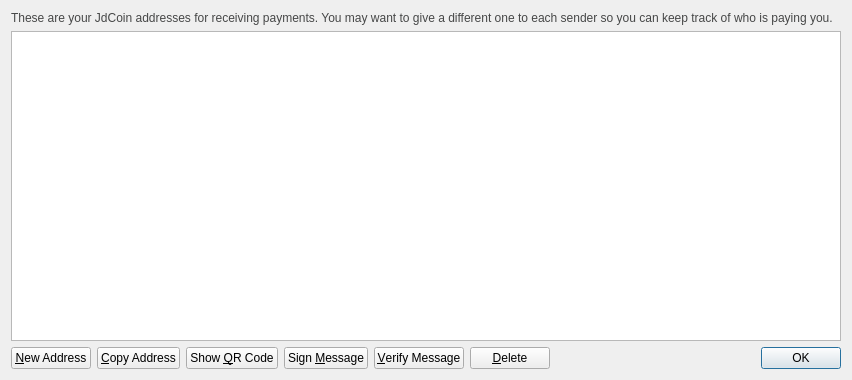
<?xml version="1.0" encoding="UTF-8"?>
<ui version="4.0">
 <class>AddressBookPage</class>
 <widget class="QWidget" name="AddressBookPage">
  <property name="geometry">
   <rect>
    <x>0</x>
    <y>0</y>
    <width>852</width>
    <height>380</height>
   </rect>
  </property>
  <property name="windowTitle">
   <string>Address Book</string>
  </property>
  <layout class="QVBoxLayout" name="verticalLayout">
   <item>
    <widget class="QLabel" name="labelExplanation">
     <property name="styleSheet">
      <string notr="true">#labelExplanation { color: #464747; }</string>
     </property>
     <property name="text">
      <string>These are your JdCoin addresses for receiving payments. You may want to give a different one to each sender so you can keep track of who is paying you.</string>
     </property>
     <property name="textFormat">
      <enum>Qt::PlainText</enum>
     </property>
     <property name="wordWrap">
      <bool>true</bool>
     </property>
    </widget>
   </item>
   <item>
    <widget class="QTableView" name="tableView">
     <property name="contextMenuPolicy">
      <enum>Qt::CustomContextMenu</enum>
     </property>
     <property name="toolTip">
      <string>Double-click to edit address or label</string>
     </property>
     <property name="tabKeyNavigation">
      <bool>false</bool>
     </property>
     <property name="alternatingRowColors">
      <bool>true</bool>
     </property>
     <property name="selectionMode">
      <enum>QAbstractItemView::SingleSelection</enum>
     </property>
     <property name="selectionBehavior">
      <enum>QAbstractItemView::SelectRows</enum>
     </property>
     <property name="sortingEnabled">
      <bool>true</bool>
     </property>
     <attribute name="verticalHeaderVisible">
      <bool>false</bool>
     </attribute>
    </widget>
   </item>
   <item>
    <layout class="QHBoxLayout" name="horizontalLayout">
     <item>
      <widget class="QPushButton" name="newAddressButton">
       <property name="toolTip">
        <string>Create a new address</string>
       </property>
       <property name="text">
        <string>&amp;New Address</string>
       </property>
       <property name="icon">
        <iconset resource="../bitcoin.qrc">
         <normaloff>:/icons/add</normaloff>:/icons/add</iconset>
       </property>
      </widget>
     </item>
     <item>
      <widget class="QPushButton" name="copyToClipboard">
       <property name="toolTip">
        <string>Copy the currently selected address to the system clipboard</string>
       </property>
       <property name="text">
        <string>&amp;Copy Address</string>
       </property>
       <property name="icon">
        <iconset resource="../bitcoin.qrc">
         <normaloff>:/icons/editcopy</normaloff>:/icons/editcopy</iconset>
       </property>
      </widget>
     </item>
     <item>
      <widget class="QPushButton" name="showQRCode">
       <property name="text">
        <string>Show &amp;QR Code</string>
       </property>
       <property name="icon">
        <iconset resource="../bitcoin.qrc">
         <normaloff>:/icons/qrcode</normaloff>:/icons/qrcode</iconset>
       </property>
      </widget>
     </item>
     <item>
      <widget class="QPushButton" name="signMessage">
       <property name="toolTip">
        <string>Sign a message to prove you own a JdCoin address</string>
       </property>
       <property name="text">
        <string>Sign &amp;Message</string>
       </property>
       <property name="icon">
        <iconset resource="../bitcoin.qrc">
         <normaloff>:/icons/edit</normaloff>:/icons/edit</iconset>
       </property>
      </widget>
     </item>
     <item>
      <widget class="QPushButton" name="verifyMessage">
       <property name="toolTip">
        <string>Verify a message to ensure it was signed with a specified JdCoin address</string>
       </property>
       <property name="text">
        <string>&amp;Verify Message</string>
       </property>
       <property name="icon">
        <iconset resource="../bitcoin.qrc">
         <normaloff>:/icons/transaction_0</normaloff>:/icons/transaction_0</iconset>
       </property>
      </widget>
     </item>
     <item>
      <widget class="QPushButton" name="deleteButton">
       <property name="toolTip">
        <string>Delete the currently selected address from the list</string>
       </property>
       <property name="text">
        <string>&amp;Delete</string>
       </property>
       <property name="icon">
        <iconset resource="../bitcoin.qrc">
         <normaloff>:/icons/remove</normaloff>:/icons/remove</iconset>
       </property>
      </widget>
     </item>
     <item>
      <spacer name="horizontalSpacer">
       <property name="orientation">
        <enum>Qt::Horizontal</enum>
       </property>
       <property name="sizeHint" stdset="0">
        <size>
         <width>40</width>
         <height>20</height>
        </size>
       </property>
      </spacer>
     </item>
     <item>
      <widget class="QDialogButtonBox" name="buttonBox">
       <property name="sizePolicy">
        <sizepolicy hsizetype="Maximum" vsizetype="Fixed">
         <horstretch>0</horstretch>
         <verstretch>0</verstretch>
        </sizepolicy>
       </property>
       <property name="standardButtons">
        <set>QDialogButtonBox::Ok</set>
       </property>
      </widget>
     </item>
    </layout>
   </item>
  </layout>
 </widget>
 <resources>
  <include location="../bitcoin.qrc"/>
 </resources>
 <connections/>
</ui>
